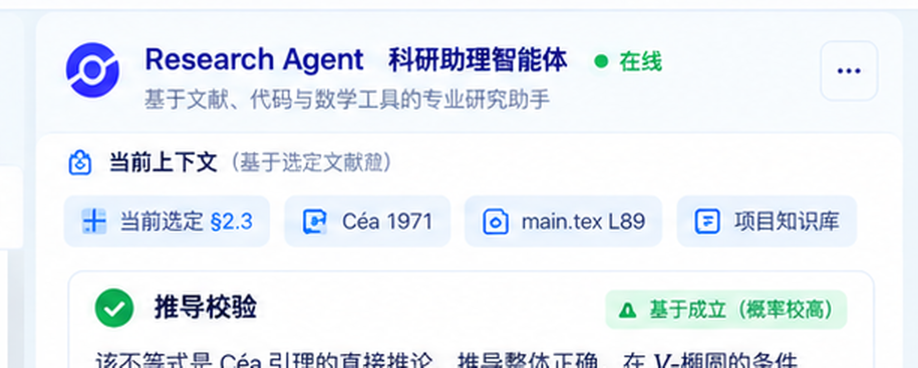
#> input picture qa/research/tmp/golden-crops/read-right-header-3x.png, 1836 x 735 px, given in place of READ-GOLDEN.png, which was not available (shown at 1/2 size)
$ python inspect_goldens.py
#> lines starting #> are read from the running program, lines starting #| are printed output that depends on the picture
"""Crop READ/WRITE goldens into 2x regions for close inspection + sample panel widths/colors."""
from PIL import Image
import os

OUT = os.path.join(os.path.dirname(__file__), 'golden-crops')
os.makedirs(OUT, exist_ok=True)

READ = r'D:\zxsy-math-arena\docs\research-workspace\golden\READ-GOLDEN.png'
WRITE = r'D:\zxsy-math-arena\docs\research-workspace\golden\WRITE-GOLDEN.png'


def crop(src, name, box, scale=2):
#> called with name = 'read-left-2x.png', box = (0, 56, 330, 941), scale = 2
    im = Image.open(src).convert('RGB')
#> im is the input picture: PIL image 1836x735 RGB; mean R, G, B 233.8, 239.1, 245.4
    c = im.crop(box)
    c = c.resize((c.width * scale, c.height * scale), Image.LANCZOS)
#> c: PIL image 660x1770 RGB
    p = os.path.join(OUT, name)
    c.save(p)
    print(name, c.size)
#| read-left-2x.png (660, 1770)


# READ regions
crop(READ, 'read-left-2x.png', (0, 56, 330, 941))
crop(READ, 'read-center-toolbar-2x.png', (300, 56, 1080, 360))
#| read-center-toolbar-2x.png (1560, 608)
crop(READ, 'read-center-paper-2x.png', (300, 350, 1080, 941))
#| read-center-paper-2x.png (1560, 1182)
crop(READ, 'read-right-top-2x.png', (1060, 56, 1672, 560))
#| read-right-top-2x.png (1224, 1008)
crop(READ, 'read-right-bottom-2x.png', (1060, 540, 1672, 941))
#> in crop (call 5), `c = im.crop(box)`:
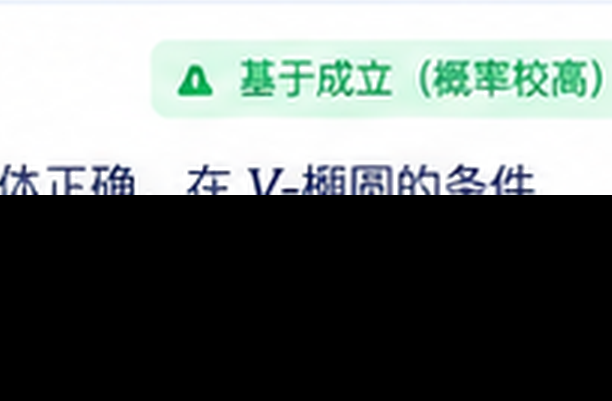
#> c: PIL image 612x401 RGB; mean R, G, B 109.1, 115.8, 113.6
#| read-right-bottom-2x.png (1224, 802)

# WRITE regions
crop(WRITE, 'write-left-2x.png', (0, 56, 320, 941))
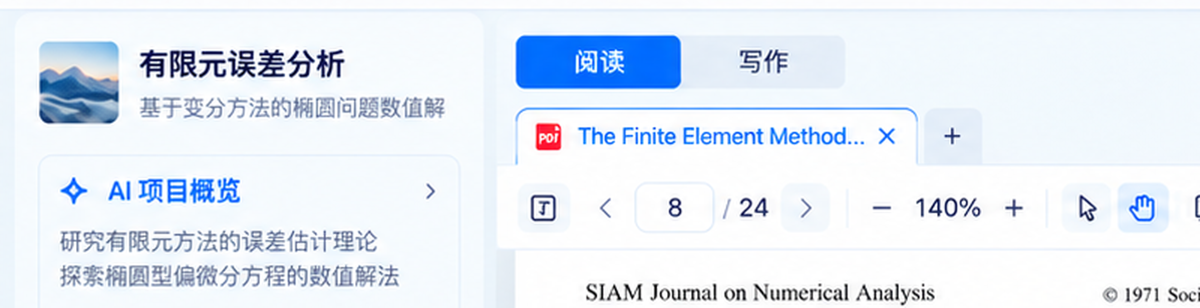
#> input picture qa/research/tmp/golden-crops/read-topcorners-3x.png, 2400 x 615 px, given in place of WRITE-GOLDEN.png, which was not available (shown at 1/2 size)
#> in crop, im is the input picture: PIL image 2400x615 RGB; mean R, G, B 229, 236.7, 246.4
#> in crop (call 6), `c = im.crop(box)`:
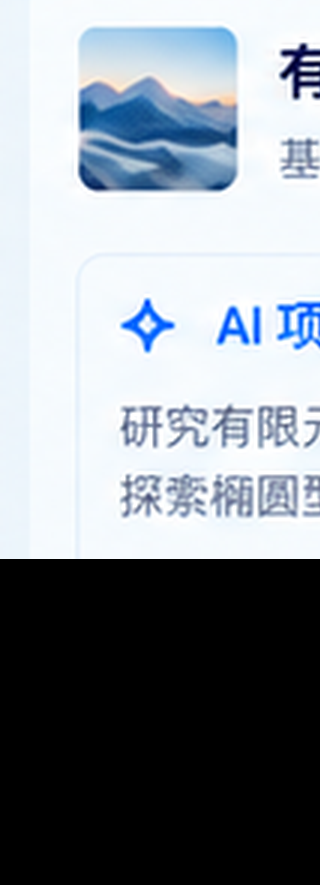
#> c: PIL image 320x885 RGB; mean R, G, B 137.1, 143.8, 150.9
#| write-left-2x.png (640, 1770)
crop(WRITE, 'write-header-2x.png', (880, 56, 1672, 120))
#> in crop (call 7), `c = im.crop(box)`:
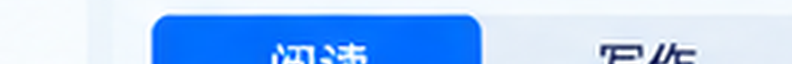
#> c: PIL image 792x64 RGB; mean R, G, B 164.6, 201.1, 249.2
#| write-header-2x.png (1584, 128)
crop(WRITE, 'write-editor-2x.png', (300, 110, 910, 780))
#> in crop (call 8), `c = im.crop(box)`:
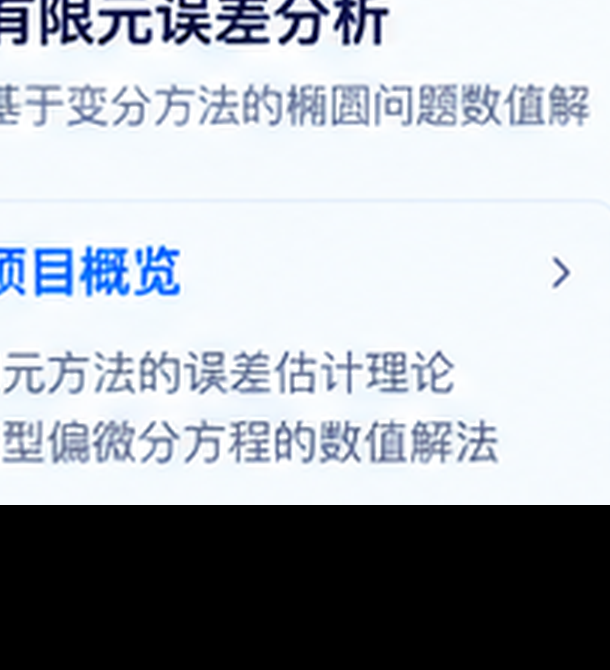
#> c: PIL image 610x670 RGB; mean R, G, B 169.7, 174.7, 181.6
#| write-editor-2x.png (1220, 1340)
crop(WRITE, 'write-preview-2x.png', (900, 110, 1350, 780))
#> in crop (call 9), `c = im.crop(box)`:
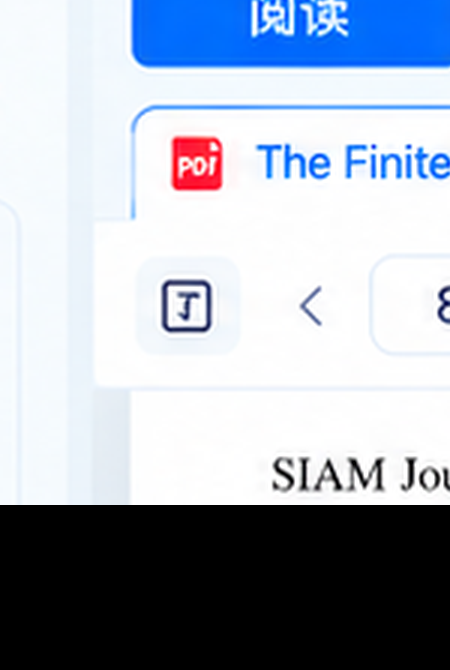
#> c: PIL image 450x670 RGB; mean R, G, B 166.1, 174.2, 187.1
#| write-preview-2x.png (900, 1340)
crop(WRITE, 'write-right-2x.png', (1340, 56, 1672, 941))
#> in crop (call 10), `c = im.crop(box)`:
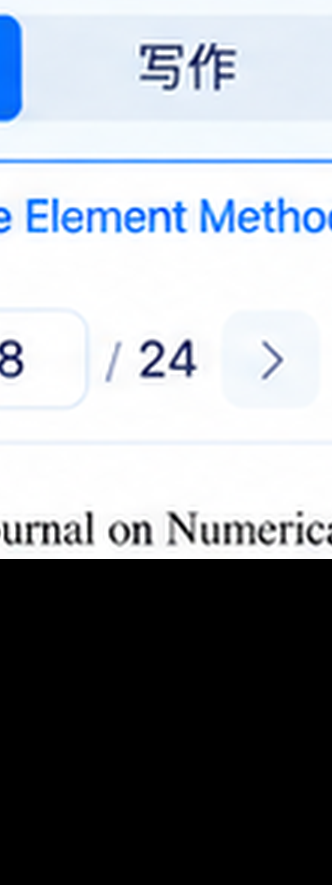
#> c: PIL image 332x885 RGB; mean R, G, B 145.4, 149.7, 155.4
#| write-right-2x.png (664, 1770)
crop(WRITE, 'write-log-2x.png', (300, 760, 1350, 941))
#> in crop (call 11), `c = im.crop(box)`: c: PIL image 1050x181 RGB; every value is 0
#> in crop (call 11), `c = c.resize((c.width * scale, c.height * scale), Image.LANCZOS)`: c: PIL image 2100x362 RGB; every value is 0
#| write-log-2x.png (2100, 362)

# Panel boundary / palette analysis
im = Image.open(READ).convert('RGB')
px = im.load()
print('\nREAD vertical scan at y=400 (x, color):')
prev = None
for x in range(0, 1672):
    c = px[x, 400]
    if prev is None or (abs(c[0] - prev[0]) + abs(c[1] - prev[1]) + abs(c[2] - prev[2]) > 24):
        if x < 340 or 1040 < x < 1100:
            print(x, c)
    prev = c
#> this loop made 1672 passes
#> prev on passes 1 to 3: (254, 254, 254), (254, 254, 254), (254, 254, 254)
#| 0 (254, 254, 254)

im2 = Image.open(WRITE).convert('RGB')
px2 = im2.load()
print('\nWRITE vertical scan at y=400:')
prev = None
for x in range(0, 1672):
    c = px2[x, 400]
    if prev is None or (abs(c[0] - prev[0]) + abs(c[1] - prev[1]) + abs(c[2] - prev[2]) > 24):
        if x < 330 or 880 < x < 930 or 1330 < x < 1370:
            print(x, c)
    prev = c
#> this loop made 1672 passes
#> prev on passes 1 to 3: (237, 246, 251), (237, 246, 251), (237, 246, 251)
#| 0 (237, 246, 251)
#| 141 (225, 239, 251)
#| 142 (190, 217, 250)
#| 143 (143, 187, 250)
#| 144 (90, 151, 251)
#| 145 (42, 117, 252)
#| 146 (7, 90, 253)
#| 149 (26, 105, 253)
#> (further printed lines are left out)

print('\nREAD header height scan at x=600:')
for y in range(50, 75):
    print(y, px[600, y])
#> this loop made 25 passes
#| 50 (247, 251, 255)
#| 51 (248, 252, 255)
#| 52 (248, 252, 255)
#| 53 (248, 252, 255)
#| 54 (247, 251, 254)
#| 55 (247, 251, 254)
#| 56 (247, 251, 254)
#| 57 (248, 252, 253)
#> (further printed lines are left out)
